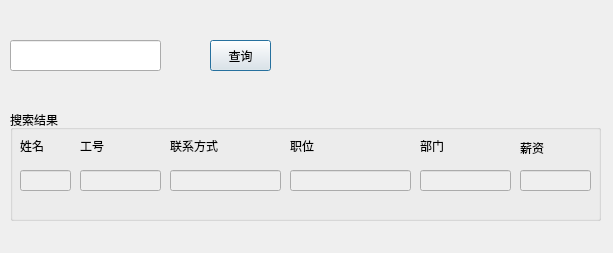
<?xml version="1.0" encoding="UTF-8"?>
<ui version="4.0">
 <class>select</class>
 <widget class="QDialog" name="select">
  <property name="geometry">
   <rect>
    <x>0</x>
    <y>0</y>
    <width>613</width>
    <height>253</height>
   </rect>
  </property>
  <property name="windowTitle">
   <string>企业人事管理系统</string>
  </property>
  <widget class="QPushButton" name="selectBtn">
   <property name="geometry">
    <rect>
     <x>210</x>
     <y>40</y>
     <width>61</width>
     <height>31</height>
    </rect>
   </property>
   <property name="text">
    <string>查询</string>
   </property>
  </widget>
  <widget class="QLineEdit" name="selectLineEdit">
   <property name="geometry">
    <rect>
     <x>10</x>
     <y>40</y>
     <width>151</width>
     <height>31</height>
    </rect>
   </property>
   <property name="text">
    <string/>
   </property>
  </widget>
  <widget class="QGroupBox" name="dispalyGroupBox">
   <property name="geometry">
    <rect>
     <x>10</x>
     <y>110</y>
     <width>591</width>
     <height>111</height>
    </rect>
   </property>
   <property name="title">
    <string>搜索结果</string>
   </property>
   <widget class="QLabel" name="nameLabel">
    <property name="geometry">
     <rect>
      <x>10</x>
      <y>30</y>
      <width>54</width>
      <height>12</height>
     </rect>
    </property>
    <property name="text">
     <string>姓名</string>
    </property>
   </widget>
   <widget class="QLabel" name="jobNumLabel">
    <property name="geometry">
     <rect>
      <x>70</x>
      <y>30</y>
      <width>54</width>
      <height>12</height>
     </rect>
    </property>
    <property name="text">
     <string>工号</string>
    </property>
   </widget>
   <widget class="QLabel" name="connLabel">
    <property name="geometry">
     <rect>
      <x>160</x>
      <y>30</y>
      <width>54</width>
      <height>12</height>
     </rect>
    </property>
    <property name="text">
     <string>联系方式</string>
    </property>
   </widget>
   <widget class="QLabel" name="posiLabel">
    <property name="geometry">
     <rect>
      <x>280</x>
      <y>30</y>
      <width>54</width>
      <height>12</height>
     </rect>
    </property>
    <property name="text">
     <string>职位</string>
    </property>
   </widget>
   <widget class="QLabel" name="departLabel">
    <property name="geometry">
     <rect>
      <x>410</x>
      <y>30</y>
      <width>54</width>
      <height>12</height>
     </rect>
    </property>
    <property name="text">
     <string>部门</string>
    </property>
   </widget>
   <widget class="QLineEdit" name="nameLineEdit">
    <property name="enabled">
     <bool>false</bool>
    </property>
    <property name="geometry">
     <rect>
      <x>10</x>
      <y>60</y>
      <width>51</width>
      <height>21</height>
     </rect>
    </property>
   </widget>
   <widget class="QLineEdit" name="jobNumLineEdit">
    <property name="enabled">
     <bool>false</bool>
    </property>
    <property name="geometry">
     <rect>
      <x>70</x>
      <y>60</y>
      <width>81</width>
      <height>21</height>
     </rect>
    </property>
   </widget>
   <widget class="QLineEdit" name="connLineEdit">
    <property name="enabled">
     <bool>false</bool>
    </property>
    <property name="geometry">
     <rect>
      <x>160</x>
      <y>60</y>
      <width>111</width>
      <height>21</height>
     </rect>
    </property>
   </widget>
   <widget class="QLineEdit" name="posiLineEdit">
    <property name="enabled">
     <bool>false</bool>
    </property>
    <property name="geometry">
     <rect>
      <x>280</x>
      <y>60</y>
      <width>121</width>
      <height>21</height>
     </rect>
    </property>
   </widget>
   <widget class="QLineEdit" name="departLineEdit">
    <property name="enabled">
     <bool>false</bool>
    </property>
    <property name="geometry">
     <rect>
      <x>410</x>
      <y>60</y>
      <width>91</width>
      <height>21</height>
     </rect>
    </property>
   </widget>
   <widget class="QLabel" name="salaLabel">
    <property name="geometry">
     <rect>
      <x>510</x>
      <y>30</y>
      <width>41</width>
      <height>16</height>
     </rect>
    </property>
    <property name="text">
     <string>薪资</string>
    </property>
   </widget>
   <widget class="QLineEdit" name="salaLineEdit">
    <property name="enabled">
     <bool>false</bool>
    </property>
    <property name="geometry">
     <rect>
      <x>510</x>
      <y>60</y>
      <width>71</width>
      <height>21</height>
     </rect>
    </property>
   </widget>
  </widget>
 </widget>
 <resources/>
 <connections/>
</ui>
